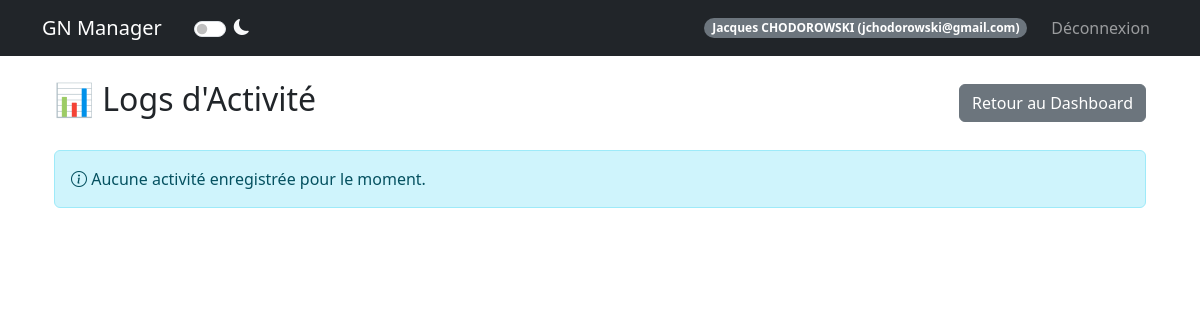
/admin/logs (signed in), run on the app's committed database.
### models.py (models this page shows, shortened)
class User(UserMixin, db.Model):
    id = db.Column(db.Integer, primary_key=True)
    email = db.Column(db.String(120), unique=True, nullable=False)
    password_hash = db.Column(db.String(128))
    nom = db.Column(db.String(80))
    prenom = db.Column(db.String(80))
    age = db.Column(db.Integer)
    genre = db.Column(db.String(20))
    avatar_url = db.Column(db.String(200))
    role = db.Column(db.String(20), default='user')  # createur, sysadmin, user
    is_banned = db.Column(db.Boolean, default=False)
    is_deleted = db.Column(db.Boolean, default=False)  # Suppression logique
    @property
    def is_admin(self):
        return self.role in ['createur', 'sysadmin']

### routes/admin_routes.py (the view)
@admin_bp.route('/admin/logs')
@login_required
@admin_required
def admin_logs():
    logs = ActivityLog.query.order_by(ActivityLog.created_at.desc()).all()
    for log in logs:
        try:
            log.details_dict = json.loads(log.details or '{}')
        except json.JSONDecodeError:
            log.details_dict = {}
    return render_template('admin_logs.html', logs=logs)

### templates/admin_logs.html (shortened to what this page needs)
{% extends "base.html" %}
{% block content %}
<div class="container mt-4">
    <div class="d-flex justify-content-between align-items-center mb-4">
        <h2>📊 Logs d'Activité</h2>
        <a href="{{ url_for('admin.dashboard') }}" class="btn btn-secondary">Retour au Dashboard</a>
    </div>
    {% if logs %}
    <div class="mb-3">
        <button id="markViewedBtn" class="btn btn-primary">
            <i class="bi bi-check-all"></i> Marquer tout comme vu
        </button>
        <form action="{{ url_for('admin.delete_all_logs') }}" method="POST" class="d-inline ms-2"
            onsubmit="return confirm('Êtes-vous sûr de vouloir TOUT effacer ? Cette action est irréversible.');">
            <input type="hidden" name="csrf_token" value="{{ csrf_token() }}">
            <button type="submit" class="btn btn-danger">
                <i class="bi bi-trash"></i> Tout Effacer
            </button>
        </form>
        <span class="ms-3 text-muted">
            <span class="badge bg-warning text-dark">●</span> = Nouveau
        </span>
    </div>
    <div class="table-responsive">
        <table class="table table-hover">
            <thead class="table-dark">
                <tr>
                    <th style="width: 15%">Date & Heure</th>
                    <th style="width: 15%">Type</th>
                    <th style="width: 25%">Utilisateur</th>
                    <th style="width: 45%">Détails</th>
                </tr>
            </thead>
            <tbody>
                {% for log in logs %}
                <tr {% if not log.is_viewed %}class="table-warning" {% endif %}>
                    <td>
                        <small>{{ log.created_at.strftime('%d/%m/%Y') }}</small><br>
                        <small class="text-muted">{{ log.created_at.strftime('%H:%M:%S') }}</small>
                    </td>
                    <td>
                        {% if log.action_type == 'user_registration' %}
                        <span class="badge bg-success">
                            <i class="bi bi-person-plus"></i> Inscription
                        </span>
                        {% elif log.action_type == 'event_creation' %}
                        <span class="badge bg-info">
                            <i class="bi bi-calendar-plus"></i> Création événement
                        </span>
                        {% elif log.action_type == 'event_participation' %}
                        <span class="badge bg-primary">
                            <i class="bi bi-people"></i> Demande participation
                        </span>
                        {% elif log.action_type == 'Modification statut' %}
                        <span class="badge bg-warning text-dark">
                            <i class="bi bi-arrow-repeat"></i> Changement statut
                        </span>
                        {% elif log.action_type == 'Suppression utilisateur' %}
                        <span class="badge bg-danger">
                            <i class="bi bi-person-x"></i> Suppression user
                        </span>
                        {% elif log.action_type == 'Mise à jour événement' %}
                        <span class="badge bg-info text-dark">
                            <i class="bi bi-pencil"></i> Modif. événement
                        </span>
                        {% elif log.action_type == 'Mise à jour participant' %}
                        <span class="badge bg-info text-dark">
                            <i class="bi bi-person-gear"></i> Modif. participant
                        </span>
                        {% elif log.action_type == 'Mise à jour groupes' %}
                        <span class="badge bg-secondary">
                            <i class="bi bi-collection"></i> Config. groupes
                        </span>
                        {% elif log.action_type == 'Mise à jour utilisateur' %}
                        <span class="badge bg-info text-dark">
                            <i class="bi bi-person-gear"></i> Modif. user
                        </span>
                        {% elif log.action_type == 'Suppression événement' %}
                        <span class="badge bg-danger">
                            <i class="bi bi-trash"></i> Suppression événement
                        </span>
                        {% endif %}
                    </td>
                    <td>
                        {% if log.user %}
                        <strong>{{ log.user.email }}</strong>
                        {% if log.user.prenom and log.user.nom %}
                        <br><small class="text-muted">{{ log.user.prenom }} {{ log.user.nom }}</small>
                        {% endif %}
                        {% else %}
                        <span class="text-muted">Utilisateur supprimé</span>
                        {% endif %}
                    </td>
                    <td>
                        {% if log.action_type == 'user_registration' %}
                        <div>
                            <strong>{{ log.details_dict.prenom }} {{ log.details_dict.nom }}</strong>
                        </div>
                        <small class="text-muted">
                            Email: {{ log.details_dict.email }}
                            {% if log.details_dict.genre %}
                            | Genre: {{ log.details_dict.genre }}
                            {% endif %}
                        </small>
                        {% elif log.action_type == 'event_creation' %}
                        <div>
                            <strong>{{ log.details_dict.event_name }}</strong>
                        </div>
                        <small class="text-muted">
                            Lieu: {{ log.details_dict.location }}
                            | Du {{ log.details_dict.date_start }} au {{ log.details_dict.date_end }}
                        </small>
                        {% elif log.action_type == 'event_participation' %}
                        <div>
                            <strong>{{ log.details_dict.event_name }}</strong>
                        </div>
                        <small class="text-muted">
                            Type: <span class="badge bg-secondary">{{ log.details_dict.type }}</span>
                            {% if log.details_dict.group and log.details_dict.group != 'Aucun' %}
                            | Groupe: <span class="badge bg-secondary">{{ log.details_dict.group }}</span>
                            {% endif %}
                        </small>
                        {% elif log.action_type == 'Modification statut' %}
                        <div>
                            <strong>{{ log.details_dict.event_name }}</strong>
                            {% if log.details_dict.participant_email %}
                            <br><small class="text-muted">Participant: {{ log.details_dict.participant_email }}</small>
                            {% endif %}
                        </div>
                        <small class="text-muted">
                            {{ log.details_dict.old_status }} <i class="bi bi-arrow-right"></i> {{
                            log.details_dict.new_status }}
                            {% if log.details_dict.changed_by %}
                            <br>Par: {{ log.details_dict.changed_by }}
                            {% endif %}
                        </small>
                        {% elif log.action_type == 'Suppression utilisateur' %}
                        <div>
                            <strong>{{ log.details_dict.target_email }}</strong>
                        </div>
                        <small class="text-muted">
                            Nom: {{ log.details_dict.name }}
                        </small>
                        {% elif log.action_type == 'Mise à jour événement' %}
                        <div>
                            <strong>{{ log.details_dict.event_name }}</strong>
                        </div>
                        <small class="text-muted">
                            Champs modifiés: {{ log.details_dict.updated_fields }}
                        </small>
                        {% elif log.action_type == 'Mise à jour participant' %}
                        <div>
                            <strong>{{ log.details_dict.event_name }}</strong>
                        </div>
                        <small class="text-muted">
                            Participant: {{ log.details_dict.target_user_email }}<br>
                            Action: {{ log.details_dict.updated_fields }}
                        </small>
                        {% elif log.action_type == 'Mise à jour groupes' %}
                        <div>
                            <strong>{{ log.details_dict.event_name }}</strong>
                        </div>
                        <small class="text-muted">
                            Configuration des groupes mise à jour
                        </small>
                        {% elif log.action_type == 'Mise à jour utilisateur' %}
                        <div>
                            <strong>{{ log.details_dict.target_email }}</strong>
                        </div>
                        <small class="text-muted">
                            Champs modifiés: {{ log.details_dict.updated_fields }}
                        </small>
                        {% elif log.action_type == 'Suppression événement' %}
                        <div>
                            <strong>{{ log.details_dict.event_name }}</strong>
                        </div>
                        <small class="text-muted">
                            Supprimé par: {{ log.details_dict.deleted_by_email }}
                        </small>
                        {% endif %}
                    </td>
                </tr>
                {% endfor %}
            </tbody>
        </table>
    </div>
    {% else %}
    <div class="alert alert-info">
        <i class="bi bi-info-circle"></i> Aucune activité enregistrée pour le moment.
    </div>
    {% endif %}
</div>
{% endblock %}

### templates/base.html (shortened to what this page needs)
<!DOCTYPE html>
<html lang="fr" data-bs-theme="light">
<head>
    <link href="https://cdn.jsdelivr.net/npm/bootstrap@5.3.0/dist/css/bootstrap.min.css" rel="stylesheet">
    <link rel="stylesheet" href="https://cdn.jsdelivr.net/npm/bootstrap-icons@1.11.3/font/bootstrap-icons.min.css">
</head>
<body>
    <nav class="navbar navbar-expand-lg navbar-dark bg-dark">
        <div class="container">
            <a class="navbar-brand" href="{{ url_for('auth.index') }}">GN Manager</a>
            <div class="form-check form-switch ms-3 d-flex align-items-center">
                <input class="form-check-input" type="checkbox" role="switch" id="themeSwitch" style="cursor: pointer;">
                <label class="form-check-label text-light ms-2" for="themeSwitch" style="cursor: pointer;">
                    <i class="bi bi-moon-fill" id="themeIcon"></i>
                </label>
            </div>
            {% if current_user.is_authenticated %}
            <div class="navbar-nav ms-auto align-items-center">
                <span class="badge bg-secondary rounded-pill me-3">{{ current_user.prenom }} {{ current_user.nom|upper
                    }} ({{ current_user.email }})</span>
                <a class="nav-link" href="{{ url_for('auth.logout') }}">Déconnexion</a>
            </div>
            {% endif %}
        </div>
    </nav>
    <div class="container mt-4">
        {% block content %}{% endblock %}
    </div>
</body>
</html>

### data on the page
User: prenom "Jacques", nom "CHODOROWSKI", email "jchodorowski@gmail.com"
